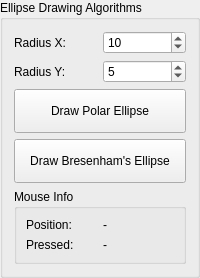
         <widget class="QGroupBox" name="ellipseSectionGroupBox">
          <property name="title">
           <string>Ellipse Drawing Algorithms</string>
          </property>
          <layout class="QVBoxLayout" name="ellipseSectionLayout">
           <item>
            <layout class="QHBoxLayout" name="ellipseRadiusXLayout">
             <item>
              <widget class="QLabel" name="ellipseRadiusXLabel">
               <property name="text">
                <string>Radius X:</string>
               </property>
              </widget>
             </item>
             <item>
              <widget class="QSpinBox" name="ellipse_radiusX_spinBox">
               <property name="minimum">
                <number>1</number>
               </property>
               <property name="maximum">
                <number>10000</number>
               </property>
               <property name="singleStep">
                <number>1</number>
               </property>
               <property name="value">
                <number>10</number>
               </property>
              </widget>
             </item>
            </layout>
           </item>
           <item>
            <layout class="QHBoxLayout" name="ellipseRadiusYLayout">
             <item>
              <widget class="QLabel" name="ellipseRadiusYLabel">
               <property name="text">
                <string>Radius Y:</string>
               </property>
              </widget>
             </item>
             <item>
              <widget class="QSpinBox" name="ellipse_radiusY_spinBox">
               <property name="minimum">
                <number>1</number>
               </property>
               <property name="maximum">
                <number>10000</number>
               </property>
               <property name="singleStep">
                <number>1</number>
               </property>
               <property name="value">
                <number>5</number>
               </property>
              </widget>
             </item>
            </layout>
           </item>
           <item>
            <widget class="QPushButton" name="polar_ellipse">
             <property name="minimumSize">
              <size>
               <width>0</width>
               <height>44</height>
              </size>
             </property>
             <property name="styleSheet">
              <string notr="true">QPushButton {
    background-color: rgb(147, 112, 219);
    color: black;            /* Ensures text stays readable on bright cyan */

    border-radius: 4px;
}

QPushButton:hover {
    background-color: rgb(110, 80, 180); 
}background-color: red;</string>
             </property>
             <property name="text">
              <string>Draw Polar Ellipse</string>
             </property>
            </widget>
           </item>
           <item>
            <widget class="QPushButton" name="bres_ellipse">
             <property name="minimumSize">
              <size>
               <width>0</width>
               <height>44</height>
              </size>
             </property>
             <property name="styleSheet">
              <string notr="true">QPushButton {
    background-color: rgb(0, 191, 165);
    color: black;            /* Ensures text stays readable on bright cyan */

    border-radius: 4px;
}

QPushButton:hover {
    background-color: rgb(0, 150, 130); 
}background-color: red;</string>
             </property>
             <property name="text">
              <string>Draw Bresenham's Ellipse</string>
             </property>
            </widget>
           </item>
           <item>
            <widget class="QGroupBox" name="mouseGroupBox3">
             <property name="title">
              <string>Mouse Info</string>
             </property>
             <layout class="QVBoxLayout" name="mouseGroupLayout3">
              <item>
               <layout class="QHBoxLayout" name="mouseMoveLayout3">
                <item>
                 <widget class="QLabel" name="mouseMoveCaption3">
                  <property name="text">
                   <string>Position:</string>
                  </property>
                 </widget>
                </item>
                <item>
                 <widget class="QLabel" name="mouse_movement_3">
                  <property name="text">
                   <string>-</string>
                  </property>
                 </widget>
                </item>
               </layout>
              </item>
              <item>
               <layout class="QHBoxLayout" name="mousePressLayout3">
                <item>
                 <widget class="QLabel" name="mousePressCaption3">
                  <property name="text">
                   <string>Pressed:</string>
                  </property>
                 </widget>
                </item>
                <item>
                 <widget class="QLabel" name="mouse_pressed_3">
                  <property name="text">
                   <string>-</string>
                  </property>
                 </widget>
                </item>
               </layout>
              </item>
             </layout>
            </widget>
           </item>
          </layout>
         </widget>
